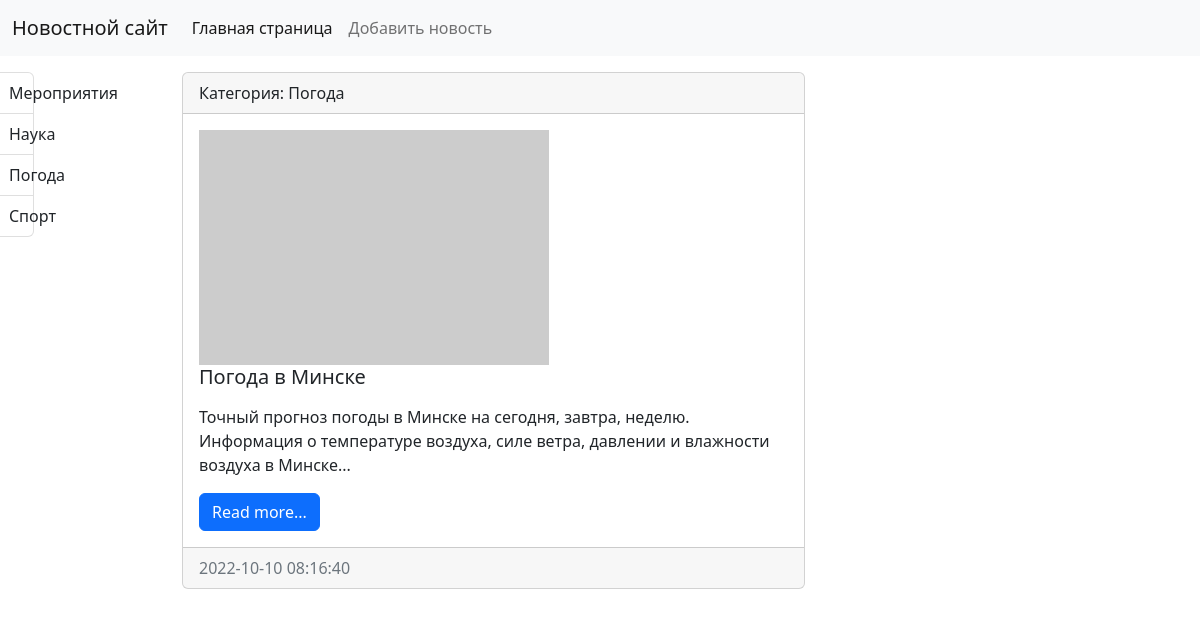
Screenshot of /category/3/ with the database file from the repository.
### news/models.py (models this page shows, shortened)
class Category(models.Model):
    title = models.CharField(max_length=150,db_index=True,verbose_name='Наименование категории')
    def __str__(self):
        return self.title
    class Meta:
        verbose_name = 'Категория'
        verbose_name_plural = 'Категория'
        ordering = ['title']

class News(models.Model):
    title=models.CharField(max_length=1500,verbose_name= 'Наименование')
    content=models.TextField(blank=True, verbose_name= 'Контент')
    created_at=models.DateTimeField(auto_now_add=True, verbose_name= 'Дата публикации')
    update_at = models.DateTimeField(auto_now=True,verbose_name= 'Обновлено' )
    photo=models.ImageField(upload_to='photo/%Y/%m/%d/', verbose_name= 'Фото', blank=True)
    is_published=models.BooleanField(default=True, verbose_name= 'Опубликовано')
    category = models.ForeignKey('Category',on_delete=models.PROTECT,null=True,verbose_name='Категория')
    class Meta:
        verbose_name='Новость'
        verbose_name_plural = 'Новости'
        ordering = ['id']

### news/views.py (the view)
# urls.py: path('category/<int:category_id>/',get_category, name='category')
def get_category(request, category_id):
    news = News.objects.filter(category_id=category_id)
    categories = Category.objects.all()
    category =Category.objects.get(pk=category_id)
    context = {
        'news': news,
        'categories': categories,
        'category': category
    }
    return render(request, 'news/category.html', context)

### news/templates/news/category.html (shortened to what this page needs)
{% extends 'base.html' %}
{% block sidebar %}
<div class="col-md-3">
    <div class="list-group">
        {% for item in categories %}
        <a href="{% url 'category' item.pk %}" class="list-group-item list-group-item.action">{{ item.title }}</a>
        {% endfor %}
    </div>
</div>
{% endblock %}
{% block content %}
<div class="col-md-9">
    {% for item in news %}
    <div class="card mb-3">
        <div class="card-header">
            Категория: {{ item.category }}
        </div>
        <div class="card-body">
            <div class="media">
                {% if item.photo %}
                <img src="{{ item.photo.url }}" alt="" width="350" class="mr-3">
                {% else %}
                <img src="https://picsum.photos/seed/picsum/350/235" alt="" class="mr-3">
                {% endif %}
                <h5 class="card-title">{{ item.title }}</h5>
                {% autoescape off %}
                <p class="card-text">{{ item.content|linebreaks|truncatewords:50 }}</p
                >
                {% endautoescape %}
                <a href="#" class="btn btn-primary">Read more...</a>
            </div>
        </div>
        <div class="card-footer text-muted">
            {{ item.created_at|date:"Y-m-d H:i:s" }}
        </div>
    </div>
    {% endfor %}
</div>
</div>
{% endblock %}

### rows the page displays
Category: title "Мероприятия"
Category: title "Наука"
Category: title "Погода"
Category: title "Спорт"
News: category "Погода", title "Погода в Минске", content "Точный прогноз погоды в Минске на сегодня, завтра, неделю. Информация о температуре воздуха, силе ветра, давлении и влажности воздуха в Минске...", created_at "2022-10-10 08:16:40"
